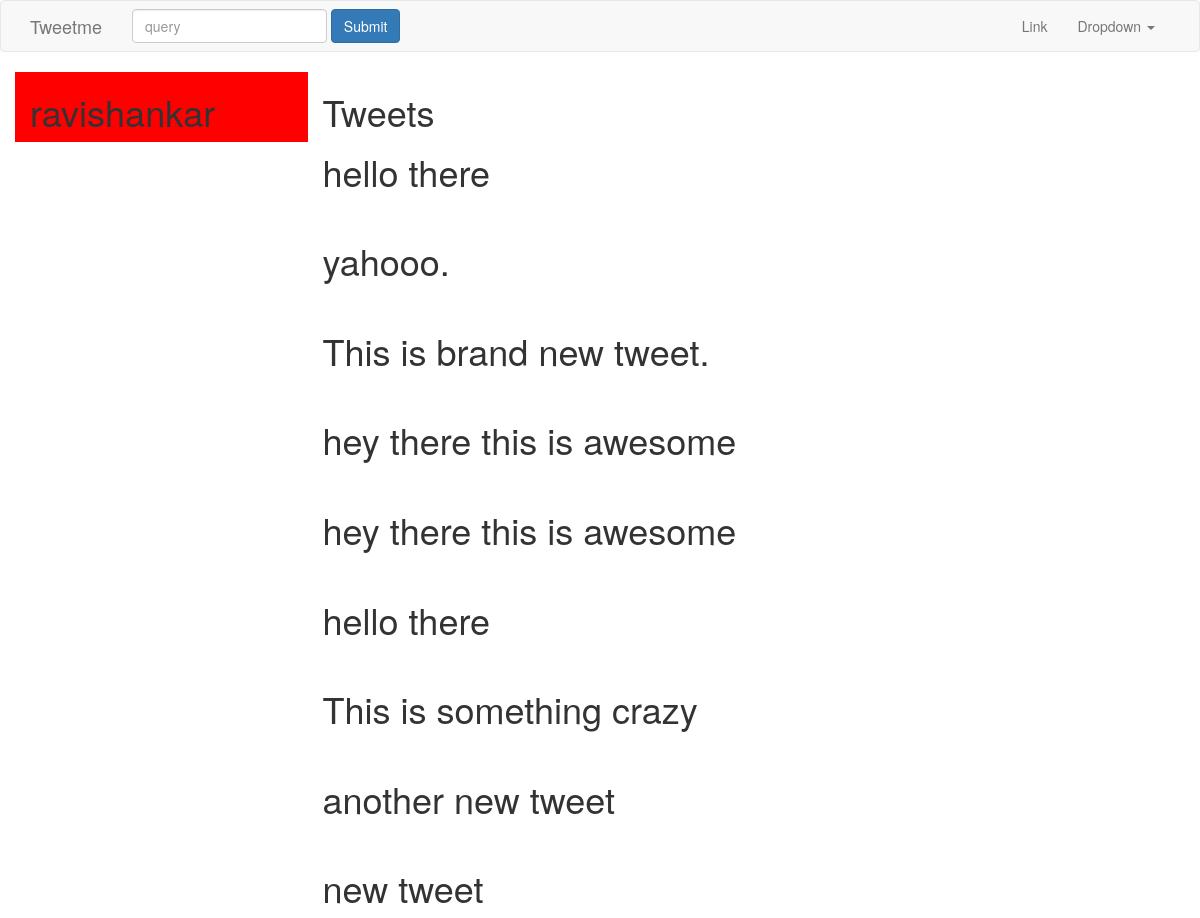
The app's page /profile/ravishankar/ (upper part), older data.
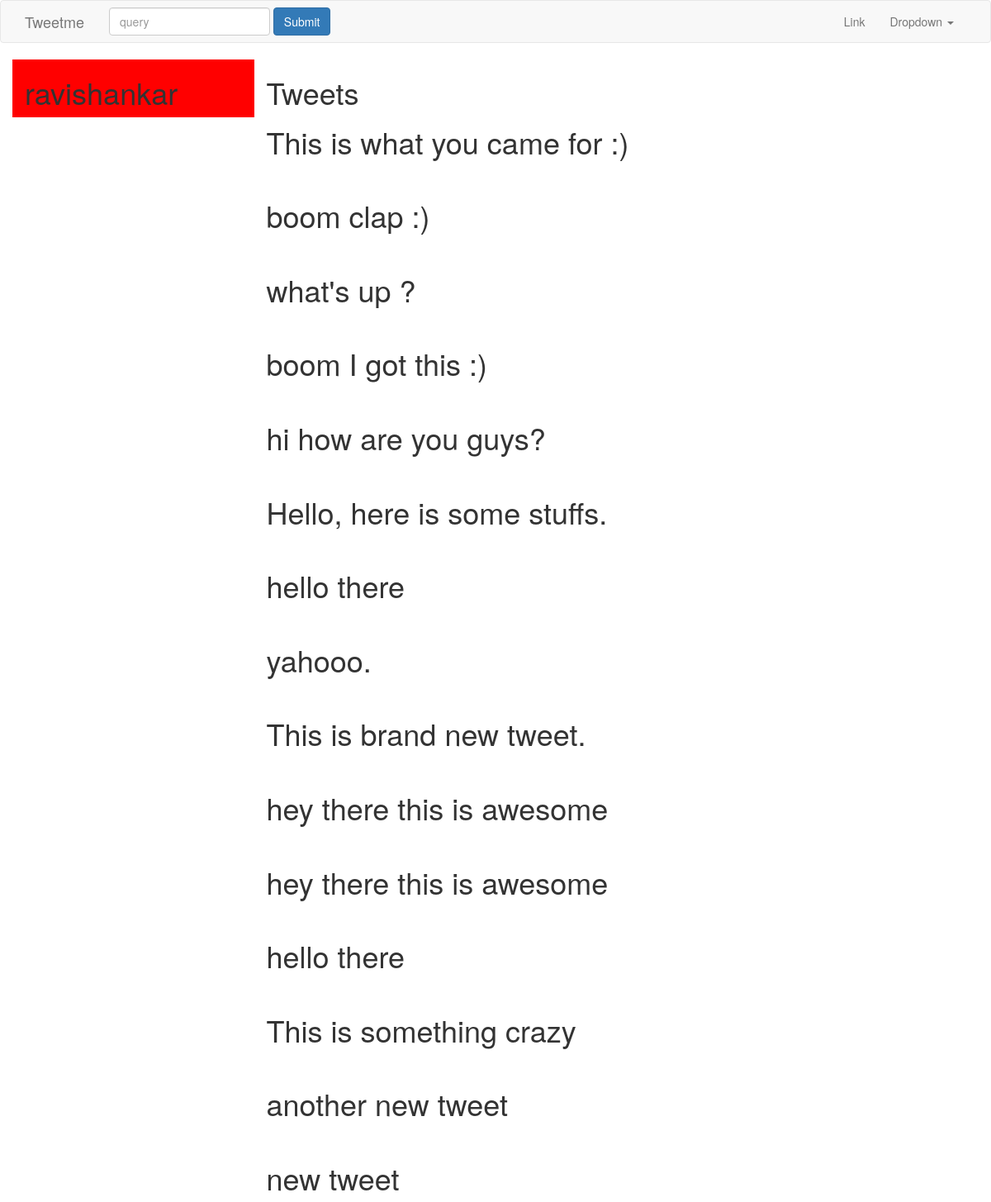
The same page, newer data.
### tweets/models.py (models this page shows, shortened)
class Tweet(models.Model):
	user 		= models.ForeignKey(settings.AUTH_USER_MODEL)
	content 	= models.CharField(max_length=140, validators=[validate_content])
	updated 	= models.DateTimeField(auto_now=True)
	timestamp 	= models.DateTimeField(auto_now_add=True)
	class Meta:
		ordering = ['-timestamp', 'content']

### accounts/views.py (the view, shortened to what this page needs)
# urls.py: url(r'^(?P<username>[\w.@+-]+)/$', UserDetailView.as_view(), name="detail"),#profile/1
class UserDetailView(DetailView):
	template_name = "accounts/user_profile.html"
	def get_object(self, *args, **kwargs):
		return get_object_or_404(User, username__iexact=self.kwargs.get("username"))

### accounts/templates/accounts/user_profile.html (shortened to what this page needs)
{% extends "base.html" %}
{% block content %}
    {% if object %}
    	<div class="row">
    		<div class="col-sm-3 col-xs-12" style="background-color: red;">
    			<h1>{{ object.username }}</h1>
    		</div>
    		<div class="col-sm-9 col-xs-12">
    			<h1>Tweets</h1>
    			{% for tweet in object.tweet_set.all %}
    				<h1>{{ tweet.content }}</h1><br>
    			{% endfor %}
    		</div>
    	</div>
	{% endif%}
{% endblock content %}

### templates/base.html (shortened to what this page needs)
{% load static %}
<!DOCTYPE html>
<html lang="en">
<head>
    <link href="{% static 'css/bootstrap.min.css' %}" rel="stylesheet">
    <link href="{% static 'css/style.css' %}" rel="stylesheet">
</head>
<body>
    {% include "navbar.html" %}
    <div class="container">
        {% block content %}
        {% endblock %}
    </div>
</body>
</html>

### templates/navbar.html (shortened to what this page needs)
<nav class="navbar navbar-default">
  <div class="container">
    <div class="navbar-header">
      <a class="navbar-brand" href="{% url 'home' %}">Tweetme</a>
    </div>
    {% include "tweets/tweet_search.html" %}
    <div class="collapse navbar-collapse" id="bs-example-navbar-collapse-1">
      <ul class="nav navbar-nav navbar-right">
        <li><a href="#">Link</a></li>
        <li class="dropdown">
          <a href="#" class="dropdown-toggle" data-toggle="dropdown" role="button" aria-haspopup="true" aria-expanded="false">Dropdown <span class="caret"></span></a>
        </li>
      </ul>
    </div>
  </div>
</nav>

### tweets/templates/tweets/tweet_search.html
<form action="{% url 'tweet:list' %}" method="GET" class="navbar-form navbar-left">
	<div class="form-group">
 <input type="text" id="input1" class="form-control"name="q" value="{{ request.GET.q }}" placeholder="query">
	</div>
	<input type="submit" class="btn btn-primary"value="Submit">
</form>

Row changes from the older to the newer data that the page shows:
added Tweet: content "This is what you came for :)"
added Tweet: content "boom clap :)"
added Tweet: content "what's up ?"
added Tweet: content "boom I got this :)"
added Tweet: content "hi how are you guys?"
added Tweet: content "Hello, here is some stuffs."
